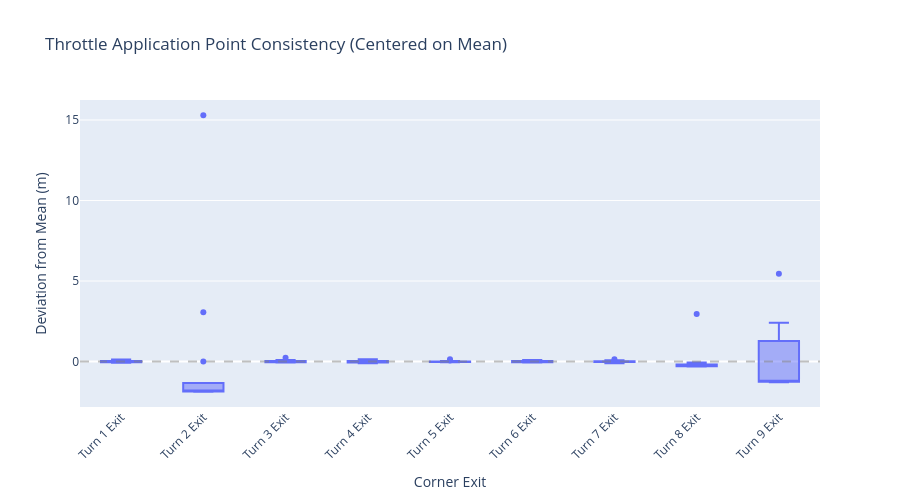

Notebook code for this chart:
### Code cell
# Visualize throttle application consistency
# Show throttle point variation for each corner exit, centered around the mean

accel_stats = stats_df[stats_df["segment_type"] == "acceleration"].dropna(subset=["throttle_point"])

if len(accel_stats) > 0:
    # Calculate deviation from mean throttle point for each segment
    accel_stats = accel_stats.copy()
    accel_stats["throttle_deviation"] = accel_stats.groupby("segment_name")[
        "throttle_point"
    ].transform(lambda x: x - x.mean())

    fig = px.box(
        accel_stats,
        x="segment_name",
        y="throttle_deviation",
        title="Throttle Application Point Consistency (Centered on Mean)",
        labels={"throttle_deviation": "Deviation from Mean (m)", "segment_name": "Corner Exit"},
    )
    fig.update_layout(xaxis_tickangle=-45, width=900, height=500)
    # Add a reference line at zero (the mean)
    fig.add_hline(y=0, line_dash="dash", line_color="gray", opacity=0.5)
    show_fig(fig)
else:
    print("No throttle data available")

### Figure 1 — Plotly figure (JSON) as saved in the notebook; plotly's stock layout.template omitted (floating-point values rounded to 4 significant figures)
{"data": [{"alignmentgroup": "True", "hovertemplate": "Corner Exit=%{x}<br>Deviation from Mean (m)=%{y}<extra></extra>", "legendgroup": "", "marker": {"color": "#636efa"}, "name": "", "notched": false, "offsetgroup": "", "orientation": "v", "showlegend": false, "type": "box", "x": ["Turn 1 Exit", "Turn 2 Exit", "Turn 3 Exit", "Turn 4 Exit", "Turn 5 Exit", "Turn 6 Exit", "Turn 7 Exit", "Turn 8 Exit", "Turn 9 Exit", "Turn 1 Exit", "Turn 2 Exit", "Turn 3 Exit", "Turn 4 Exit", "Turn 5 Exit", "Turn 6 Exit", "Turn 7 Exit", "Turn 8 Exit", "Turn 9 Exit", "Turn 1 Exit", "Turn 2 Exit", "Turn 3 Exit", "Turn 4 Exit", "Turn 5 Exit", "Turn 6 Exit", "Turn 7 Exit", "Turn 8 Exit", "Turn 9 Exit", "Turn 1 Exit", "Turn 2 Exit", "Turn 3 Exit", "Turn 4 Exit", "Turn 5 Exit", "Turn 6 Exit", "Turn 7 Exit", "Turn 8 Exit", "Turn 9 Exit", "Turn 1 Exit", "Turn 2 Exit", "Turn 3 Exit", "Turn 4 Exit", "Turn 5 Exit", "Turn 6 Exit", "Turn 7 Exit", "Turn 8 Exit", "Turn 9 Exit", "Turn 1 Exit", "Turn 2 Exit", "Turn 3 Exit", "Turn 4 Exit", "Turn 5 Exit", "Turn 6 Exit", "Turn 7 Exit", "Turn 8 Exit", "Turn 9 Exit", "Turn 1 Exit", "Turn 2 Exit", "Turn 3 Exit", "Turn 4 Exit", "Turn 5 Exit", "Turn 6 Exit", "Turn 7 Exit", "Turn 8 Exit", "Turn 9 Exit", "Turn 1 Exit", "Turn 2 Exit", "Turn 3 Exit", "Turn 4 Exit", "Turn 5 Exit", "Turn 6 Exit", "Turn 7 Exit", "Turn 8 Exit", "Turn 9 Exit", "Turn 1 Exit", "Turn 2 Exit", "Turn 3 Exit", "Turn 4 Exit", "Turn 5 Exit", "Turn 6 Exit", "Turn 7 Exit", "Turn 8 Exit", "Turn 9 Exit", "Turn 1 Exit", "Turn 2 Exit", "Turn 3 Exit", "Turn 4 Exit", "Turn 5 Exit", "Turn 6 Exit", "Turn 7 Exit", "Turn 8 Exit", "Turn 9 Exit", "Turn 1 Exit", "Turn 2 Exit", "Turn 3 Exit", "Turn 4 Exit", "Turn 5 Exit", "Turn 6 Exit", "Turn 7 Exit", "Turn 8 Exit", "Turn 9 Exit", "Turn 1 Exit", "Turn 2 Exit", "Turn 3 Exit", "Turn 4 Exit", "Turn 5 Exit", "Turn 6 Exit", "Turn 7 Exit", "Turn 8 Exit", "Turn 9 Exit", "Turn 1 Exit", "Turn 2 Exit", "Turn 3 Exit", "Turn 4 Exit", "Turn 5 Exit", "Turn 6 Exit", "Turn 7 Exit", "Turn 8 Exit", "Turn 9 Exit"], "x0": " ", "xaxis": "x", "y": [0.03277, -1.821, -0.01871, 0.1055, -0.002317, 0.001728, 0.1417, -0.2718, -0.5223, -0.05565, -1.867, 0.03339, 0.03104, -0.02597, -0.01554, -0.02714, 2.948, -1.256, 0.06233, 3.067, -0.05605, -0.0589, -0.03089, 0.05847, 0.004379, -0.2959, 2.414, 0.03274, -1.793, 0.02931, -0.002926, -0.01399, -0.06347, 0.002751, -0.2858, 1.223, -0.07447, -1.855, 0.2357, 0.1446, -0.04281, 0.01659, -0.1039, -0.3033, 5.458, -0.02734, -0.004016, -0.02862, -0.04701, -0.01237, -0.04681, -0.04253, -0.2326, -1.223, -0.04296, 15.29, -0.04337, 0.00703, -0.02816, 0.09676, -0.008425, -0.2743, -1.288, 0.1264, -1.771, -0.06152, 0.05685, -0.03015, -0.06408, 0.02559, -0.2912, -1.228, -0.01994, -1.87, -0.04837, -0.01944, 0.1394, 0.01849, -0.08083, -0.185, -1.257, -0.03055, -1.853, 0.08894, -0.05722, -0.0116, -0.04997, 0.08252, -0.2795, -1.285, 0.009727, -1.804, -0.03567, -0.1075, 0.03092, -0.008404, -0.01006, -0.1841, -1.205, 0.069, -1.855, -0.04942, 0.02466, 0.06891, 0.07191, -0.001154, -0.05588, 1.429, -0.0821, -1.864, -0.04556, -0.07668, -0.04096, -0.01566, 0.01712, -0.289, -1.261], "y0": " ", "yaxis": "y"}], "layout": {"boxmode": "group", "height": 500, "legend": {"tracegroupgap": 0}, "shapes": [{"line": {"color": "gray", "dash": "dash"}, "opacity": 0.5, "type": "line", "x0": 0, "x1": 1, "xref": "x domain", "y0": 0, "y1": 0, "yref": "y"}], "title": {"text": "Throttle Application Point Consistency (Centered on Mean)"}, "width": 900, "xaxis": {"anchor": "y", "domain": [0, 1], "tickangle": -45, "title": {"text": "Corner Exit"}}, "yaxis": {"anchor": "x", "domain": [0, 1], "title": {"text": "Deviation from Mean (m)"}}}}
